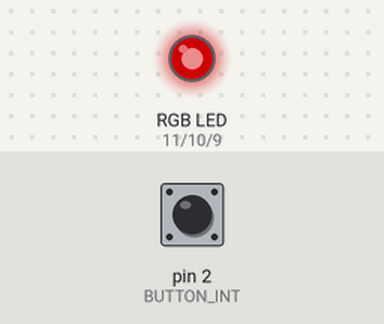
A sketch run on a simulated Arduino Uno, built with avr-gcc and run on an emulated ATmega328P. Parts: an RGB LED mixed from three pins (HIGH = lit). The test bench sets the inputs (shaded band); at power-on: pin 2 (BUTTON_INT) LOW. Dim RGB values are drawn brighter than linear.

Above: at 1.2 s.
1.3 s: pin 2 (BUTTON_INT) pulled HIGH for 0.15 s
At 1.65 s:
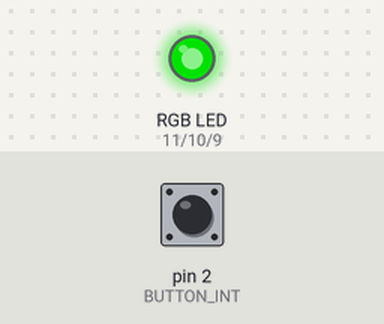
At 2.25 s:
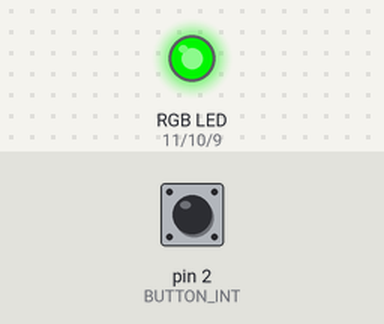
4.3 s: pin 2 (BUTTON_INT) pulled HIGH for 1 s
At 4.65 s:
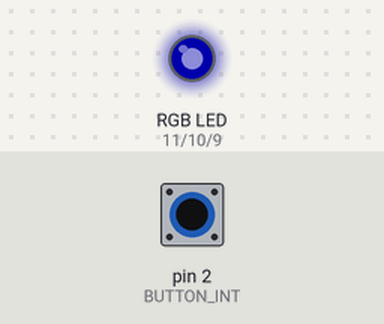
7.3 s: pin 2 (BUTTON_INT) pulled HIGH for 0.15 s
10.3 s: pin 2 (BUTTON_INT) pulled HIGH for 3.2 s
Timing chart, 0 to 17.5 s (numbered marks = the images above; inputs shaded):
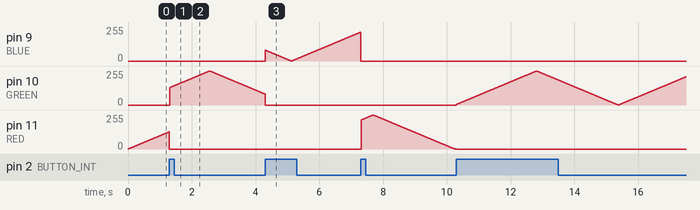

The sketch:

Hardware_interrupt_RGB_LED.ino
```cpp
//Use Hardware-Debounced Switch to Control Interrupt
//Button pins
const int BUTTON_INT = 2;  //Interrupt 0 (pin 2 on the Uno)
const int RED = 11;        //Red LED on pin 11
const int GREEN = 10;      //Green LED on pin 10
const int BLUE = 9;        //Blue LED on pin 9
//Volatile variables can change inside interrupts
volatile int selectedLED = RED;
void setup() {
  pinMode(RED, OUTPUT);
  pinMode(GREEN, OUTPUT);
  pinMode(BLUE, OUTPUT);
  //The pin is inverted, so we want to look at the rising edge
  attachInterrupt(digitalPinToInterrupt(BUTTON_INT), swap, RISING);
}
void swap() {
  //turn off the previous LED before switching to the next one
  digitalWrite(selectedLED,0);
  //cycles through the LED whenever the interrupt is called
  if(selectedLED == BLUE){
    selectedLED = RED;
  } else {
    selectedLED--;
  }
}
void loop() {
  //fade in the LED brightness
  for (int i = 0; i < 256; i++) {
    analogWrite(selectedLED, i);
    delay(10);
  }
  //fade out the LED brightness
  for (int i = 255; i >= 0; i--) {
    analogWrite(selectedLED, i);
    delay(10);
  }
}
```

Measured:
- after the input at 1.3 s, pin 10 (GREEN): rises from 0/255 to 255/255 in 1.3 s, then falls to 83/255 in 1.7 s
